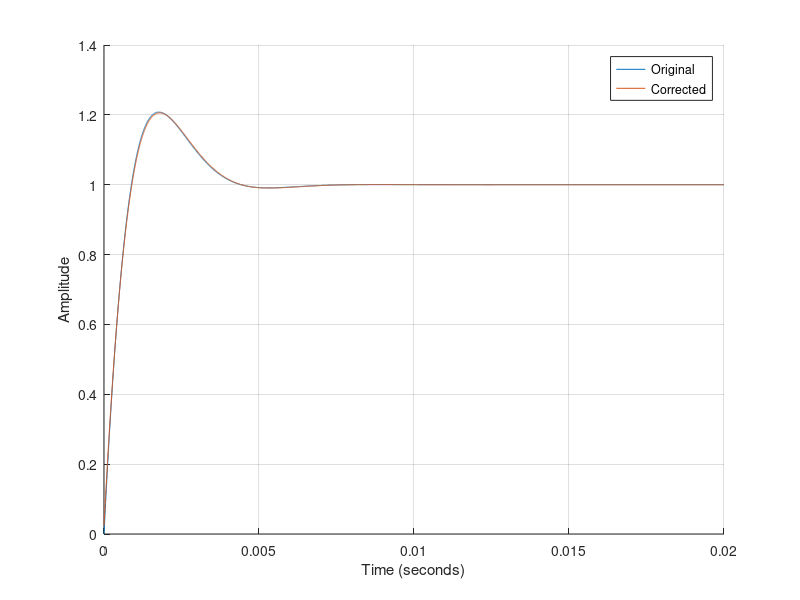

Write MATLAB code to recreate this figure.
%% Q2) Satisfactory Level: Grid-Forming Inverters
% Correct for zero in second order response
L_filter = 40e-3;
C_filter = 100e-6;

Wn = 2*pi*200;
DF = 0.707;
% Wn^2 = Ki/L
Ki_current = L_filter*Wn^2;
% 2*DF*Wn = Kp/L
Kp_current = 2*L_filter*DF*Wn;

%% Plot transfer function
s = tf('s');
G1 = Kp_current + Ki_current/s;
T1 = G1/(L_filter*s + G1);
T1 = minreal(T1);

G2 = Kp_current + Ki_current/s + s*0.001;
T2 = G2/(L_filter*s + G2);

dt = linspace(0, 0.02, 10000);
dy1 = step(T1, dt);
dy2 = step(T2, dt);

figure(1);
clf(1);
hold on;
plot(dt, dy1);
plot(dt, dy2);
hold off;
xlabel("Time (seconds)");
ylabel("Amplitude");
grid on;
legend("Original", "Corrected");